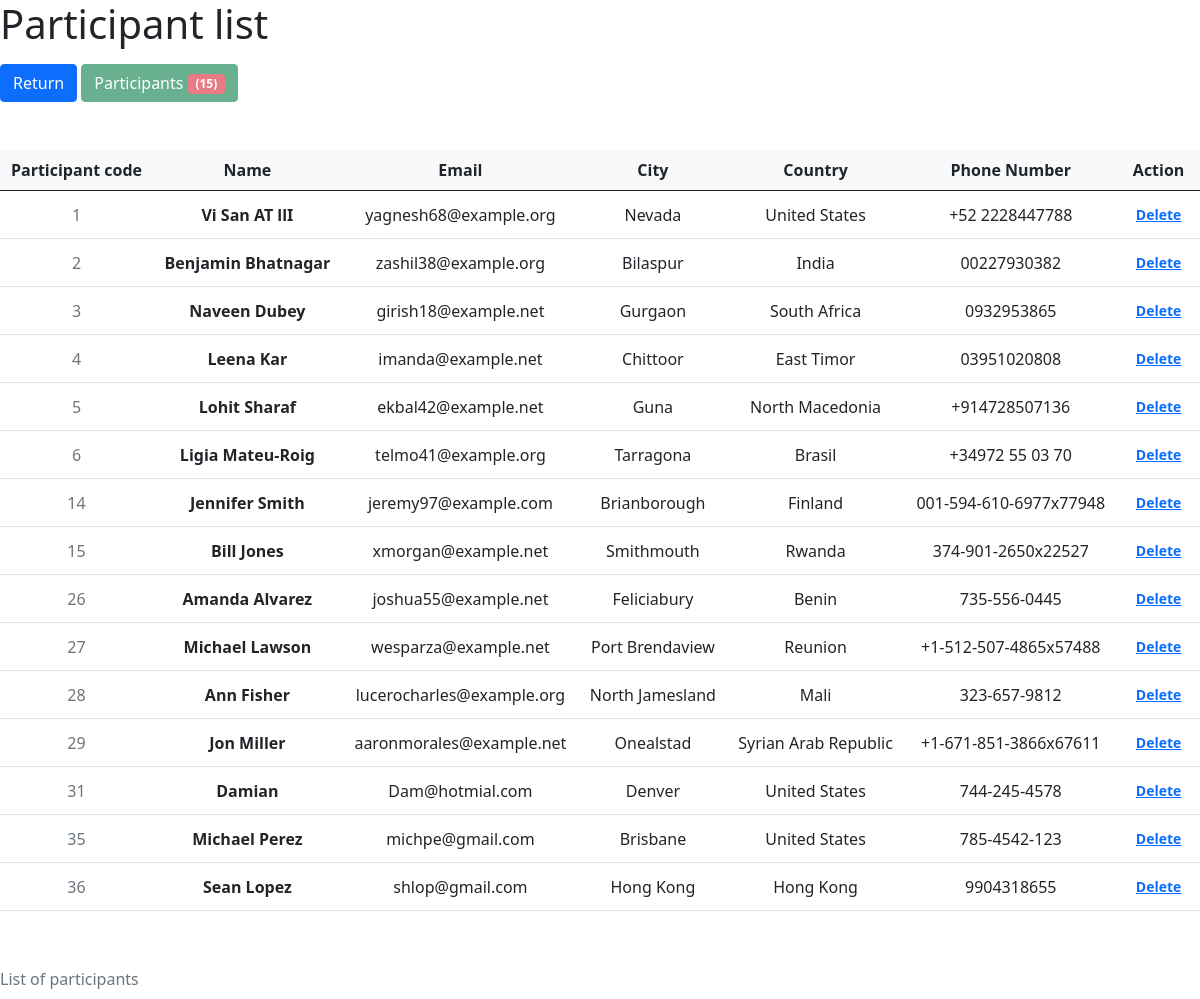
/participants, run on the app's committed database.
### tables this page shows
CREATE TABLE PARTICIPANTS (id_participant INTEGER PRIMARY KEY AUTOINCREMENT,name TEXT, email TEXT, city TEXT, country TEXT, phone TEXT);

### app.py (the view)
@app.route('/participants')
def participants():
    connect = sqlite3.connect('database.db')
    cursor = connect.cursor()
    cursor.execute('SELECT * FROM PARTICIPANTS')
    data = cursor.fetchall()
    count = ('''select count(name) from PARTICIPANTS''')
    cursor.execute(count)
    count = cursor.fetchall()
    my_string = ",".join(str(element) for element in count)
    my_string = my_string.replace(',', '')
    print("this is the total participants count", my_string)
    return render_template("participants.html", data=data, my_string=my_string)

### templates/participants.html (shortened to what this page needs)
<!DOCTYPE html>
<html>
	<head>
        <link href="https://cdn.jsdelivr.net/npm/bootstrap@5.0.2/dist/css/bootstrap.min.css" rel="stylesheet">
	</head>
	<body>
        <h1 class="">Participant list</h1>
        <button type="button" class="btn btn-primary mt-2" onclick="window.location.href='{{ url_for('index') }}';">Return</button>
          <button type="button" class="btn btn-success mt-2" disabled>
                Participants <span class="badge bg-danger ">{{(my_string)}}</span>
          </button>
        <div class="table-scrollable bg-warning">
            <table class="table align-middle mb-0 bg-white mt-5 ">
                <caption class="mt-5">List of participants</caption>
                <thead class="thead-dark">
                    <tr class="bg-light">
                        <th scope="col" class="text-center">Participant code</th>
                        <th scope="col" class="text-center">Name</th>
                        <th scope="col" class="text-center">Email</th>
                        <th scope="col" class="text-center">City</th>
                        <th scope="col" class="text-center">Country</th>
                        <th scope="col" class="text-center">Phone Number</th>
                        <th scope="col" class="text-center">Action</th>
                    </tr>
                </thead>
                <tbody>
                    {% for participant in data %}
                    <tr>
                        <td class="text-center text-muted mb-0 ">{{ participant[0] }}</td>
                        <td class="text-center fw-bold mb-1">{{ participant[1] }}</td>
                        <td class="text-center">{{ participant[2] }}</td>
                        <td class="text-center fw-normal mb-1">{{ participant[3] }}</td>
                        <td class="text-center">{{ participant[4] }}</td>
                        <td class="text-center">{{ participant[5] }}</td>
                        <form action="/delete" method="post">
                            <td class="text-center">
                                <button type="submit" class="btn btn-link btn-rounded btn-sm fw-bold"
                                data-mdb-ripple-color="dark">Delete</button>
                            </td>
                        </form>
                    </tr>
                    {% endfor %}
                </tbody>
            </table>
        </div>
    </body>
</html>

### data on the page
PARTICIPANTS: id_participant "1", name "Vi San AT llI", email "yagnesh68@example.org", city "Nevada", country "United States", phone "+52 2228447788"
PARTICIPANTS: id_participant "2", name "Benjamin Bhatnagar", email "zashil38@example.org", city "Bilaspur", country "India", phone "00227930382"
PARTICIPANTS: id_participant "3", name "Naveen Dubey", email "girish18@example.net", city "Gurgaon", country "South Africa", phone "0932953865"
PARTICIPANTS: id_participant "4", name "Leena Kar", email "imanda@example.net", city "Chittoor", country "East Timor", phone "03951020808"
PARTICIPANTS: id_participant "5", name "Lohit Sharaf", email "ekbal42@example.net", city "Guna", country "North Macedonia", phone "+914728507136"
PARTICIPANTS: id_participant "6", name "Ligia Mateu-Roig", email "telmo41@example.org", city "Tarragona", country "Brasil", phone "+34972 55 03 70"
PARTICIPANTS: id_participant "14", name "Jennifer Smith", email "jeremy97@example.com", city "Brianborough", country "Finland", phone "001-594-610-6977x77948"
PARTICIPANTS: id_participant "15", name "Bill Jones", email "xmorgan@example.net", city "Smithmouth", country "Rwanda", phone "374-901-2650x22527"
PARTICIPANTS: id_participant "26", name "Amanda Alvarez", email "joshua55@example.net", city "Feliciabury", country "Benin", phone "735-556-0445"
PARTICIPANTS: id_participant "27", name "Michael Lawson", email "wesparza@example.net", city "Port Brendaview", country "Reunion", phone "+1-512-507-4865x57488"
PARTICIPANTS: id_participant "28", name "Ann Fisher", email "lucerocharles@example.org", city "North Jamesland", country "Mali", phone "323-657-9812"
PARTICIPANTS: id_participant "29", name "Jon Miller", email "aaronmorales@example.net", city "Onealstad", country "Syrian Arab Republic", phone "+1-671-851-3866x67611"
PARTICIPANTS: id_participant "31", name "Damian", email "Dam@hotmial.com", city "Denver", country "United States", phone "744-245-4578"
PARTICIPANTS: id_participant "35", name "Michael Perez", email "michpe@gmail.com", city "Brisbane", country "United States", phone "785-4542-123"
PARTICIPANTS: id_participant "36", name "Sean Lopez", email "shlop@gmail.com", city "Hong Kong", country "Hong Kong", phone "9904318655"

### other printed values
{{ (my_string) }} "(15)"
